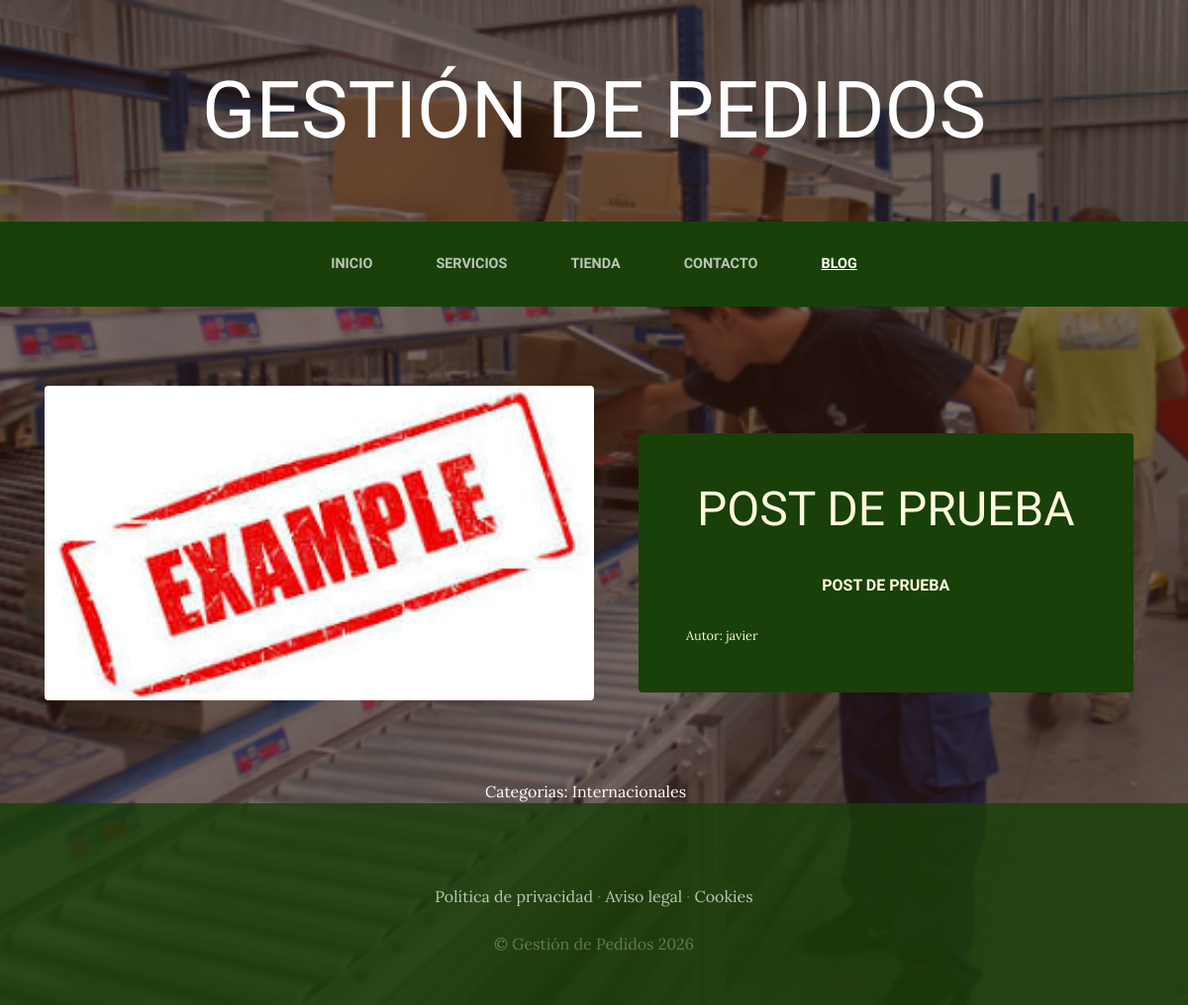
The app's page /blog/categoria/1/ with its own data.
### blog/models.py (models this page shows, shortened)
class Post(models.Model):
    titulo=models.CharField(max_length=50)
    contenido=models.CharField(max_length=50)
    imagen=models.ImageField(upload_to='blog', null=True, blank=True)
    autor=models.ForeignKey(User, on_delete=models.CASCADE)
    categorias=models.ManyToManyField(Categoria)
    created=models.DateTimeField(auto_now_add=True)
    updated=models.DateTimeField(auto_now_add=True)
    class Meta:
        verbose_name='post'
        verbose_name_plural='posts'

class Categoria(models.Model):
    nombre=models.CharField(max_length=50)
    created=models.DateTimeField(auto_now_add=True)
    updated=models.DateTimeField(auto_now_add=True)
    class Meta:
        verbose_name='categoria'
        verbose_name_plural='categorias'

### blog/views.py (the view)
# urls.py: path('categoria/<int:categoria_id>/', views.categoria, name="categoria"),
def categoria(request, categoria_id):
    categoria=Categoria.objects.get(id=categoria_id)
    posts=Post.objects.filter(categorias=categoria)
    return render(request, "blog/categoria.html", {'categoria':categoria, "posts":posts} )

### blog/templates/blog/categoria.html
{% extends 'ProyectoWebApp/base.html' %}
{% load static %}
{% block content %}
    {% for post in posts %}
    <section class="page-section clearfix">
    <div class="container">
    <div class="intro">
        <img
        class="intro-img img-fluid mb-3 mb-lg-0 rounded"
        src="{{post.imagen.url}}"
        alt=""
        style="width: 50%;"
        />
        <div class="intro-text left-0 text-center bg-faded p-5 rounded">
        <h2 class="section-heading mb-4">
            <span class="section-heading-lower">{{post.titulo}}</span>
            <br>
            <span class="section-heading-upper">{{post.contenido}}</span>
        </h2>
        <div style="text-align: left; font-size: 0.8em">
            Autor: {{post.autor}}
        </div>
        </div>
    </div>
    </div>
</section>
    {% endfor %}
    <section>
        <div style="width: 75%; margin:auto; text-align:center; color:white">
            Categorias:
            {% for post in posts %}
                {% for categoria in post.categorias.all %}
                    {{categoria.nombre}} &nbsp;&nbsp;&nbsp;
                    {% endfor %}
            {% endfor %}
        </div>
    </section>
{% endblock content%}

### ProyectoWebApp/static/ProyectoWebApp/css/gestion.css (style rules this page uses)
body { font-family: 'Lora'; background: linear-gradient(rgba(47, 23, 15, 0.65), rgba(47, 23, 15, 0.65)), url("../img/bg_main.jpg"); background-attachment: fixed; background-position: center; background-size: cover; }
h1, h2, h3, h4, h5, h6 { font-family: 'Raleway'; }
.page-section { margin-top: 5rem; margin-bottom: 5rem; }
.section-heading { text-transform: uppercase; }
.section-heading .section-heading-upper { display: block; font-size: 1rem; font-weight: 800; padding-bottom:.5rem; }
.section-heading .section-heading-lower { display: block; font-size: 3rem; font-weight: 100; }
.bg-faded { background-color: rgba(255, 255, 255, 0.85); }
.intro { position: relative; }
@media (min-width: 992px) { .intro .intro-img { width: 75%; float: left; } }
@media (min-width: 992px) { .intro .intro-text { left: 600; width: 60%; margin-top: 3rem; background-color: rgba(24, 64, 8); color: cornsilk; position: absolute; } }
@media (min-width: 1200px) { .intro .intro-text { width: 45%; } }

### records on screen
Post: imagen (picture), titulo "POST DE PRUEBA", contenido "POST DE PRUEBA", autor "javier"
Categoria: nombre "Internacionales"
